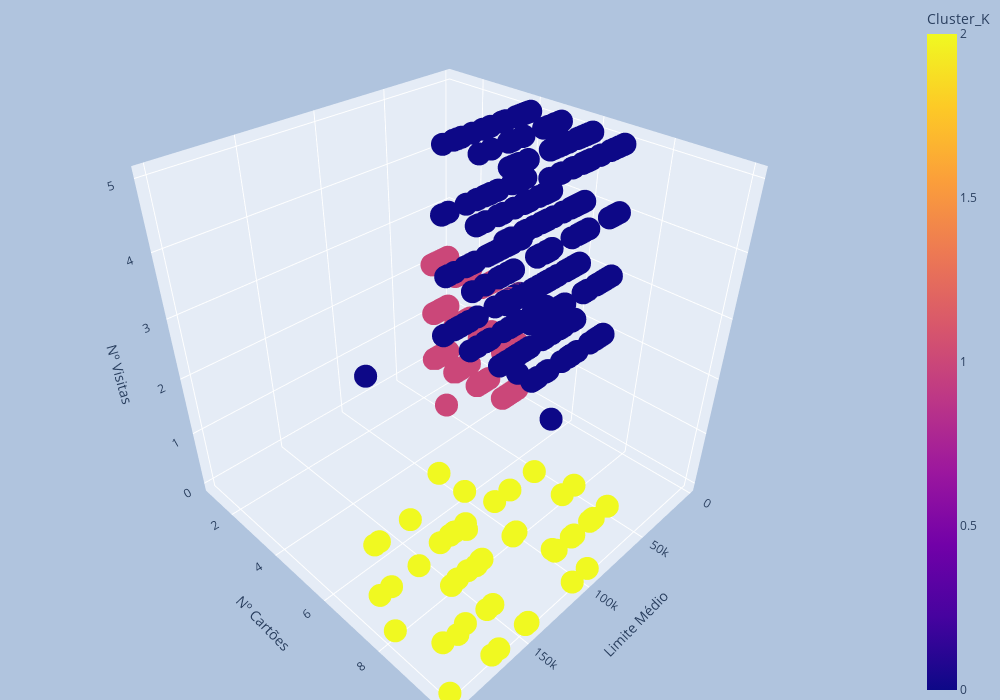

This figure's notebook cell:
### Markdown cell above
##### Resultado final

### Code cell
fig = px.scatter_3d(cartao_credito, x='Avg_Credit_Limit', y='Total_Credit_Cards', z='Total_visits_bank', color='Cluster_K',  width=1000, height=700, labels={
                     "Avg_Credit_Limit": "Limite Médio",
                     "Total_Credit_Cards": "Nº Cartões",
                     "Total_visits_bank": "Nº Visitas"
                 })

fig.update_layout(
    margin=dict(l=0, r=0, t=0, b=0),
    paper_bgcolor="LightSteelBlue",
)

fig.show()

### Figure 1 — Plotly figure (JSON) as saved in the notebook; plotly's stock layout.template omitted (floating-point values rounded to 4 significant figures; data arrays with more than 128 entries replaced by an {"elided": "..."} marker saying what was removed)
{"data": [{"hovertemplate": "Limite Médio=%{x}<br>Nº Cartões=%{y}<br>Nº Visitas=%{z}<br>Cluster_K=%{marker.color}<extra></extra>", "legendgroup": "", "marker": {"color": {"elided": "660 int values"}, "coloraxis": "coloraxis", "symbol": "circle"}, "mode": "markers", "name": "", "scene": "scene", "showlegend": false, "type": "scatter3d", "x": {"elided": "660 int values"}, "y": {"elided": "660 int values"}, "z": {"elided": "660 int values"}}], "layout": {"coloraxis": {"colorbar": {"title": {"text": "Cluster_K"}}, "colorscale": [[0, "#0d0887"], [0.1111, "#46039f"], [0.2222, "#7201a8"], [0.3333, "#9c179e"], [0.4444, "#bd3786"], [0.5556, "#d8576b"], [0.6667, "#ed7953"], [0.7778, "#fb9f3a"], [0.8889, "#fdca26"], [1, "#f0f921"]]}, "height": 700, "legend": {"tracegroupgap": 0}, "margin": {"b": 0, "l": 0, "r": 0, "t": 0}, "paper_bgcolor": "LightSteelBlue", "scene": {"domain": {"x": [0, 1], "y": [0, 1]}, "xaxis": {"title": {"text": "Limite Médio"}}, "yaxis": {"title": {"text": "Nº Cartões"}}, "zaxis": {"title": {"text": "Nº Visitas"}}}, "width": 1000}}
